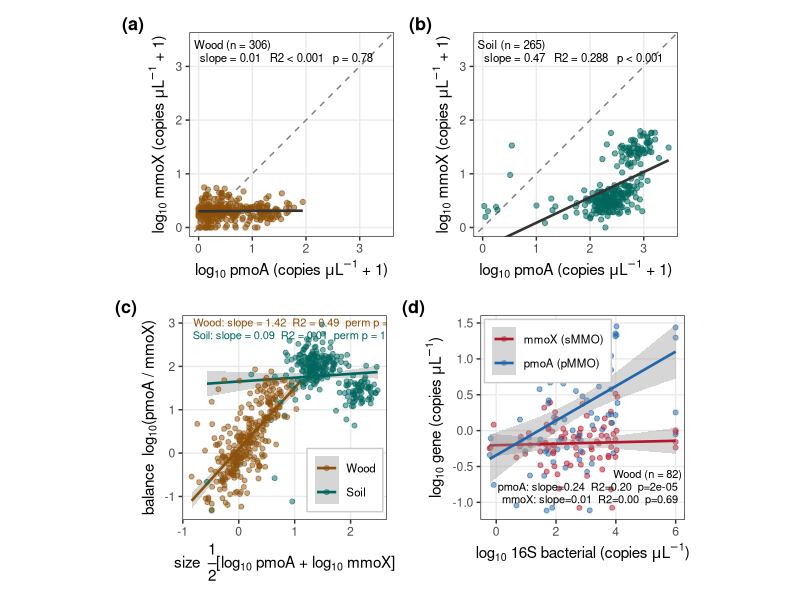

Write R code to recreate this figure.
# ==============================================================================
# REVISION — S10 rebuilt: pmoA/mmoX coupling & composition, WOOD vs SOIL.
# Core finding: the two methanotroph marker genes behave differently by habitat.
#   (a) Wood decoupling: pmoA vs mmoX — no co-variation (r2 ~ 0).
#   (b) Soil decoupling: pmoA vs mmoX — co-vary (r2 ~ 0.26); genes scale in tandem.
#   (c) Composition: balance log(pmoA/mmoX) vs size 1/2[log pmoA + log mmoX].
#       Wood slope ~1.4 (larger pools more pmoA-dominated); soil slope ~0 (stable).
#       Each slope tested against a 5000x independence permutation null: wood
#       matches the null (perm p~0.4) -> the shift reflects pmoA's larger dynamic
#       range (mmoX = fixed low background), NOT co-regulation; soil perm p~1.0
#       (isometric, composition invariant with abundance).
#   (d) Scaling vs total 16S (wood only; soil has no 16S): pmoA tracks community
#       abundance, mmoX is flat -> mechanism behind the wood decoupling.
#
# UNITS: copies uL^-1. This is a correlation/composition analysis, so copies uL^-1
#   is used deliberately: converting to copies g^-1 divides pmoA and mmoX by the
#   SAME sample mass and manufactures spurious co-variation (wood: r2 0.000 -> 0.019
#   from a 3% mass CV alone). Balances/ratios are unit-invariant. Absolute copies g^-1
#   dry abundances are reported separately (SI_fig_pmoa_mmox_separate + table).
# NONDETECTS: kept via log10(x+1) in the decoupling/scaling panels (wood ND 3-5%,
#   soil 0%). The composition panel needs both genes detected (a ratio with a zero
#   is undefined), so it is complete-case; this is stated.
# NOTE size axis = geometric-mean center (the 1/2 is the Bland-Altman mean); this is
#   NOT "total abundance" (that is the arithmetic sum pmoA+mmoX used elsewhere).
# Absolute axes subject to pending x10 (DILUTION_10X); ratios/slopes are not.
# NEW file; original S10 generator untouched. Output: revision/outputs/figS10_final.png
# ==============================================================================
suppressPackageStartupMessages({ library(tidyverse); library(patchwork) })
out <- "revision/outputs"; dir.create(out, showWarnings = FALSE, recursive = TRUE)
MAT  <- c(Wood = "#8c510a", Soil = "#01665e")
GENE <- c("pmoA (pMMO)" = "#2166ac", "mmoX (sMMO)" = "#b2182b")

d0 <- read.csv("data/compiled/ddpcr_gene_abundances.csv") %>%
  filter(analysis_type == "loose", target_gene %in% c("pmoa", "mmox", "16s_bact"))
meta <- d0 %>% group_by(sample_id) %>%
  summarise(material = first(material), mass = first(sample_mass_mg), .groups = "drop")
W <- d0 %>% select(sample_id, target_gene, conc = concentration_copies_per_uL, pos = positives) %>%
  pivot_wider(names_from = target_gene, values_from = c(conc, pos)) %>%
  left_join(meta, by = "sample_id") %>%
  filter(material %in% c("Wood", "Soil")) %>%
  mutate(material = factor(material, levels = c("Wood", "Soil")))

# ---- decoupling data: keep nondetects, +1, copies/uL -------------------------
dec <- W %>% mutate(pmoa = ifelse(is.na(conc_pmoa), 0, conc_pmoa),
                    mmox = ifelse(is.na(conc_mmox), 0, conc_mmox),
                    lp1 = log10(pmoa + 1), lm1 = log10(mmox + 1))
lim <- range(c(dec$lp1, dec$lm1))
decstat <- dec %>% group_by(material) %>%
  summarise(r2 = cor(lp1, lm1)^2, slope = coef(lm(lm1 ~ lp1))[2],
            p = summary(lm(lm1 ~ lp1))$coef[2, 4], n = n(), .groups = "drop")

# ---- composition data: complete-case (both detected), copies/uL --------------
cc <- W %>% filter(!is.na(pos_pmoa), pos_pmoa > 0, !is.na(pos_mmox), pos_mmox > 0) %>%
  mutate(lp = log10(conc_pmoa), lmm = log10(conc_mmox), size = 0.5*(lp + lmm), bal = lp - lmm)

perm_slope <- function(lp, lm, n = 5000) {
  m0  <- stats::lm((lp - lm) ~ I(0.5*(lp + lm)))
  o   <- unname(coef(m0)[2])
  nul <- replicate(n, { p <- sample(lp); m <- sample(lm); coef(stats::lm((p - m) ~ I(0.5*(p + m))))[2] })
  list(obs = o, ci = confint(m0)[2, ], r2 = summary(m0)$r.squared,
       p = summary(m0)$coef[2, 4], permp = mean(nul >= o))
}
set.seed(1)
pw <- perm_slope(cc$lp[cc$material == "Wood"], cc$lmm[cc$material == "Wood"])
ps <- perm_slope(cc$lp[cc$material == "Soil"], cc$lmm[cc$material == "Soil"])

th <- theme_bw(base_size = 11) +
  theme(aspect.ratio = 1,
        legend.background = element_rect(fill = "white", color = "grey80"),
        legend.text = element_text(size = 8.3), panel.grid.minor = element_blank())
fmtp <- function(p) ifelse(p < 0.001, "< 0.001", sprintf("= %.2f", p))
fmtr <- function(r) ifelse(r < 0.001, "< 0.001", sprintf("= %.3f", r))

# ---- (a),(b) decoupling by habitat -------------------------------------------
decouple_panel <- function(mat) {
  dd <- dec %>% filter(material == mat); st <- decstat %>% filter(material == mat)
  ggplot(dd, aes(lp1, lm1)) +
    geom_abline(slope = 1, intercept = 0, linetype = "dashed", color = "grey50") +
    geom_point(color = MAT[[mat]], alpha = 0.55, size = 1.5) +
    geom_smooth(method = "lm", formula = y~x, se = FALSE, color = "grey20", linewidth = 0.9) +
    annotate("text", x = -Inf, y = Inf, hjust = -0.06, vjust = 1.35, size = 2.9, lineheight = 0.95,
             label = sprintf("%s (n = %d)\nslope = %.2f   R2 %s   p %s", mat, st$n, st$slope, fmtr(st$r2), fmtp(st$p))) +
    coord_fixed(ratio = 1, xlim = lim, ylim = lim) +
    labs(x = expression(log[10]~"pmoA (copies "*mu*"L"^-1*" + 1)"),
         y = expression(log[10]~"mmoX (copies "*mu*"L"^-1*" + 1)")) + th
}
pa <- decouple_panel("Wood"); pb <- decouple_panel("Soil")

# ---- (c) composition vs size, wood + soil overlaid ---------------------------
pc <- ggplot(cc, aes(size, bal, color = material)) +
  geom_smooth(method = "lm", formula = y~x, se = TRUE, linewidth = 0.9) +
  geom_point(alpha = 0.5, size = 1.4) +
  scale_color_manual(values = MAT, name = NULL) +
  annotate("text", x = -Inf, y = Inf, hjust = -0.05, vjust = 1.4, size = 2.8, color = MAT[["Wood"]],
           label = sprintf("Wood: slope = %.2f  R2 = %.2f  perm p = %.2f", pw$obs, pw$r2, pw$permp)) +
  annotate("text", x = -Inf, y = Inf, hjust = -0.05, vjust = 3.0, size = 2.8, color = MAT[["Soil"]],
           label = sprintf("Soil: slope = %.2f  R2 = %.2f  perm p = %.2f", ps$obs, ps$r2, ps$permp)) +
  labs(x = expression("size  "*frac(1,2)*"[log"[10]*" pmoA + log"[10]*" mmoX]"),
       y = expression("balance  log"[10]*"(pmoA / mmoX)")) +
  th + theme(legend.position = c(0.98, 0.04), legend.justification = c(1, 0))

# ---- (d) scaling vs independent 16S (wood only) ------------------------------
wc <- W %>% filter(material == "Wood", pos_pmoa > 0, pos_mmox > 0, !is.na(pos_16s_bact), pos_16s_bact > 0) %>%
  mutate(g16 = log10(conc_16s_bact), lp = log10(conc_pmoa), lmm = log10(conc_mmox))
fcp <- lm(lp ~ g16, wc); fcm <- lm(lmm ~ g16, wc)
long <- wc %>% transmute(g16, `pmoA (pMMO)` = lp, `mmoX (sMMO)` = lmm) %>%
  pivot_longer(-g16, names_to = "gene", values_to = "val")
pd <- ggplot(long, aes(g16, val, color = gene)) +
  geom_point(alpha = 0.5, size = 1.4) +
  geom_smooth(method = "lm", formula = y~x, se = TRUE, linewidth = 0.9) +
  scale_color_manual(values = GENE, name = NULL) +
  annotate("text", x = Inf, y = -Inf, hjust = 1.04, vjust = -0.5, size = 2.8, lineheight = 0.95,
           label = sprintf("Wood (n = %d)\npmoA: slope=%.2f  R2=%.2f  p=%.0e\nmmoX: slope=%.2f  R2=%.2f  p=%.2f",
                           nrow(wc), coef(fcp)[2], summary(fcp)$r.squared, summary(fcp)$coef[2,4],
                           coef(fcm)[2], summary(fcm)$r.squared, summary(fcm)$coef[2,4])) +
  labs(x = expression(log[10]~"16S bacterial (copies "*mu*"L"^-1*")"),
       y = expression(log[10]~"gene (copies "*mu*"L"^-1*")")) +
  th + theme(legend.position = c(0.02, 0.98), legend.justification = c(0, 1))

fig <- (pa | pb) / (pc | pd) +
  plot_annotation(tag_levels = "a", tag_prefix = "(", tag_suffix = ")") &
  theme(plot.tag = element_text(face = "bold", size = 13))
ggsave(file.path(out, "figS10_final.png"), fig, width = 10, height = 9.4, dpi = 300, bg = "white")
cat(sprintf("Wood: decouple r2=%.3f | comp slope=%.2f perm_p=%.2f || Soil: decouple r2=%.3f | comp slope=%.2f perm_p=%.2f\n",
            decstat$r2[decstat$material=="Wood"], pw$obs, pw$permp,
            decstat$r2[decstat$material=="Soil"], ps$obs, ps$permp))
cat("Wrote figS10_final.png\n")
